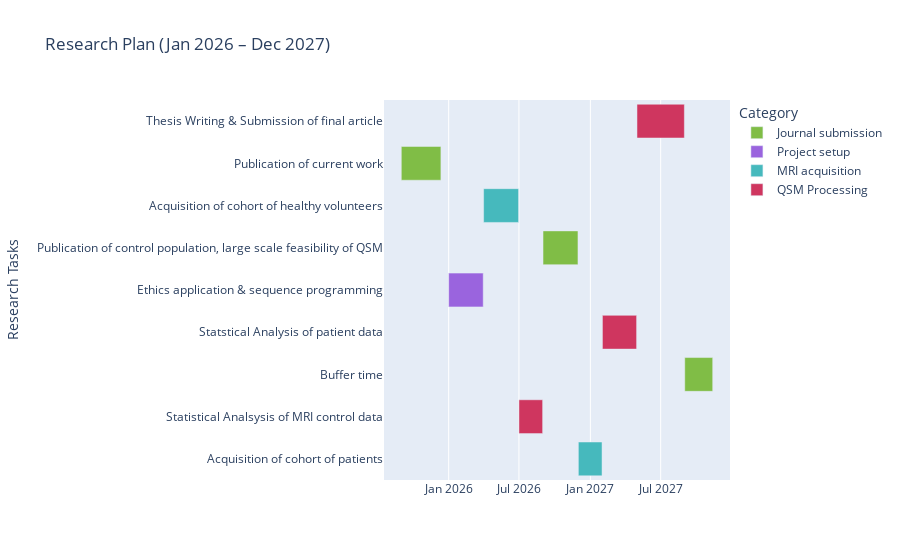

This figure's notebook cell:
### Markdown cell above
# <span style="color:#9A64DE"> Project & Grant applications</span>

### Code cell
import pandas as pd
import plotly.express as px
import plotly.graph_objects as go

# Define tasks and timelines (2-year plan)
tasks = [
    {"Task": "Publication of current work", 
     "Start": "2025-09-01", "End": "2025-12-12", "Category": "Journal submission"},
    
    {"Task": "Ethics application & sequence programming", 
     "Start": "2026-01-01", "End": "2026-03-31", "Category": "Project setup"},
    
    {"Task": "Acquisition of cohort of healthy volunteers", 
     "Start": "2026-04-01", "End": "2026-06-30", "Category": "MRI acquisition"},
    
    {"Task": "Statistical Analsysis of MRI control data", 
     "Start": "2026-07-01", "End": "2026-08-31", "Category": "QSM Processing"},

    {"Task": "Publication of control population, large scale feasibility of QSM", 
     "Start": "2026-09-01", "End": "2026-11-30", "Category": "Journal submission"},
    
    {"Task": "Acquisition of cohort of patients", 
     "Start": "2026-12-01", "End": "2027-01-31", "Category": "MRI acquisition"},
    
    {"Task": "Statstical Analysis of patient data", 
     "Start": "2027-02-01", "End": "2027-04-30", "Category": "QSM Processing"},

     {"Task": "Thesis Writing & Submission of final article", 
     "Start": "2027-05-01", "End": "2027-08-31", "Category": "Journal submission"},

    {"Task": "Buffer time", 
     "Start": "2027-09-01", "End": "2027-11-12", "Category": "Journal submission"}
]

# Convert to DataFrame
df = pd.DataFrame(tasks)

# Color mapping
color_map = {
    "Journal submission": "#80BD46",
    "Project setup": "#9A64DE",
    "MRI acquisition": "#46B9BD",
    "QSM Processing": "#CF365F"
}

# Create Gantt Chart
fig = px.timeline(
    df, x_start="Start", x_end="End", y="Task", color="Category",
    title="Research Plan (Jan 2026 – Dec 2027)",
    labels={"Task": "Research Tasks", "Start": "Start Date", "End": "End Date"},
    color_discrete_map=color_map
)

fig.update_yaxes(categoryorder="total ascending")
fig.show()

### Figure 1 — Plotly figure (JSON) as saved in the notebook; plotly's stock layout.template omitted (floating-point values rounded to 4 significant figures)
{"data": [{"alignmentgroup": "True", "base": ["2025-09-01", "2026-09-01", "2027-09-01"], "hovertemplate": "Category=Journal submission<br>Start Date=%{base}<br>End Date=%{x}<br>Research Tasks=%{y}<extra></extra>", "legendgroup": "Journal submission", "marker": {"color": "#80BD46", "pattern": {"shape": ""}}, "name": "Journal submission", "offsetgroup": "Journal submission", "orientation": "h", "showlegend": true, "textposition": "auto", "type": "bar", "x": [8812800000, 7776000000, 6220800000], "xaxis": "x", "y": ["Publication of current work", "Publication of control population, large scale feasibility of QSM", "Buffer time"], "yaxis": "y"}, {"alignmentgroup": "True", "base": ["2026-01-01"], "hovertemplate": "Category=Project setup<br>Start Date=%{base}<br>End Date=%{x}<br>Research Tasks=%{y}<extra></extra>", "legendgroup": "Project setup", "marker": {"color": "#9A64DE", "pattern": {"shape": ""}}, "name": "Project setup", "offsetgroup": "Project setup", "orientation": "h", "showlegend": true, "textposition": "auto", "type": "bar", "x": [7689600000], "xaxis": "x", "y": ["Ethics application & sequence programming"], "yaxis": "y"}, {"alignmentgroup": "True", "base": ["2026-04-01", "2026-12-01"], "hovertemplate": "Category=MRI acquisition<br>Start Date=%{base}<br>End Date=%{x}<br>Research Tasks=%{y}<extra></extra>", "legendgroup": "MRI acquisition", "marker": {"color": "#46B9BD", "pattern": {"shape": ""}}, "name": "MRI acquisition", "offsetgroup": "MRI acquisition", "orientation": "h", "showlegend": true, "textposition": "auto", "type": "bar", "x": [7776000000, 5270400000], "xaxis": "x", "y": ["Acquisition of cohort of healthy volunteers", "Acquisition of cohort of patients"], "yaxis": "y"}, {"alignmentgroup": "True", "base": ["2026-07-01", "2027-02-01", "2027-05-01"], "hovertemplate": "Category=QSM Processing<br>Start Date=%{base}<br>End Date=%{x}<br>Research Tasks=%{y}<extra></extra>", "legendgroup": "QSM Processing", "marker": {"color": "#CF365F", "pattern": {"shape": ""}}, "name": "QSM Processing", "offsetgroup": "QSM Processing", "orientation": "h", "showlegend": true, "textposition": "auto", "type": "bar", "x": [5270400000, 7603200000, 10540800000], "xaxis": "x", "y": ["Statistical Analsysis of MRI control data", "Statstical Analysis of patient data", "Thesis Writing & Submission of final article"], "yaxis": "y"}], "layout": {"barmode": "overlay", "legend": {"title": {"text": "Category"}, "tracegroupgap": 0}, "title": {"text": "Research Plan (Jan 2026 – Dec 2027)"}, "xaxis": {"anchor": "y", "domain": [0, 1], "type": "date"}, "yaxis": {"anchor": "x", "categoryorder": "total ascending", "domain": [0, 1], "title": {"text": "Research Tasks"}}}}
